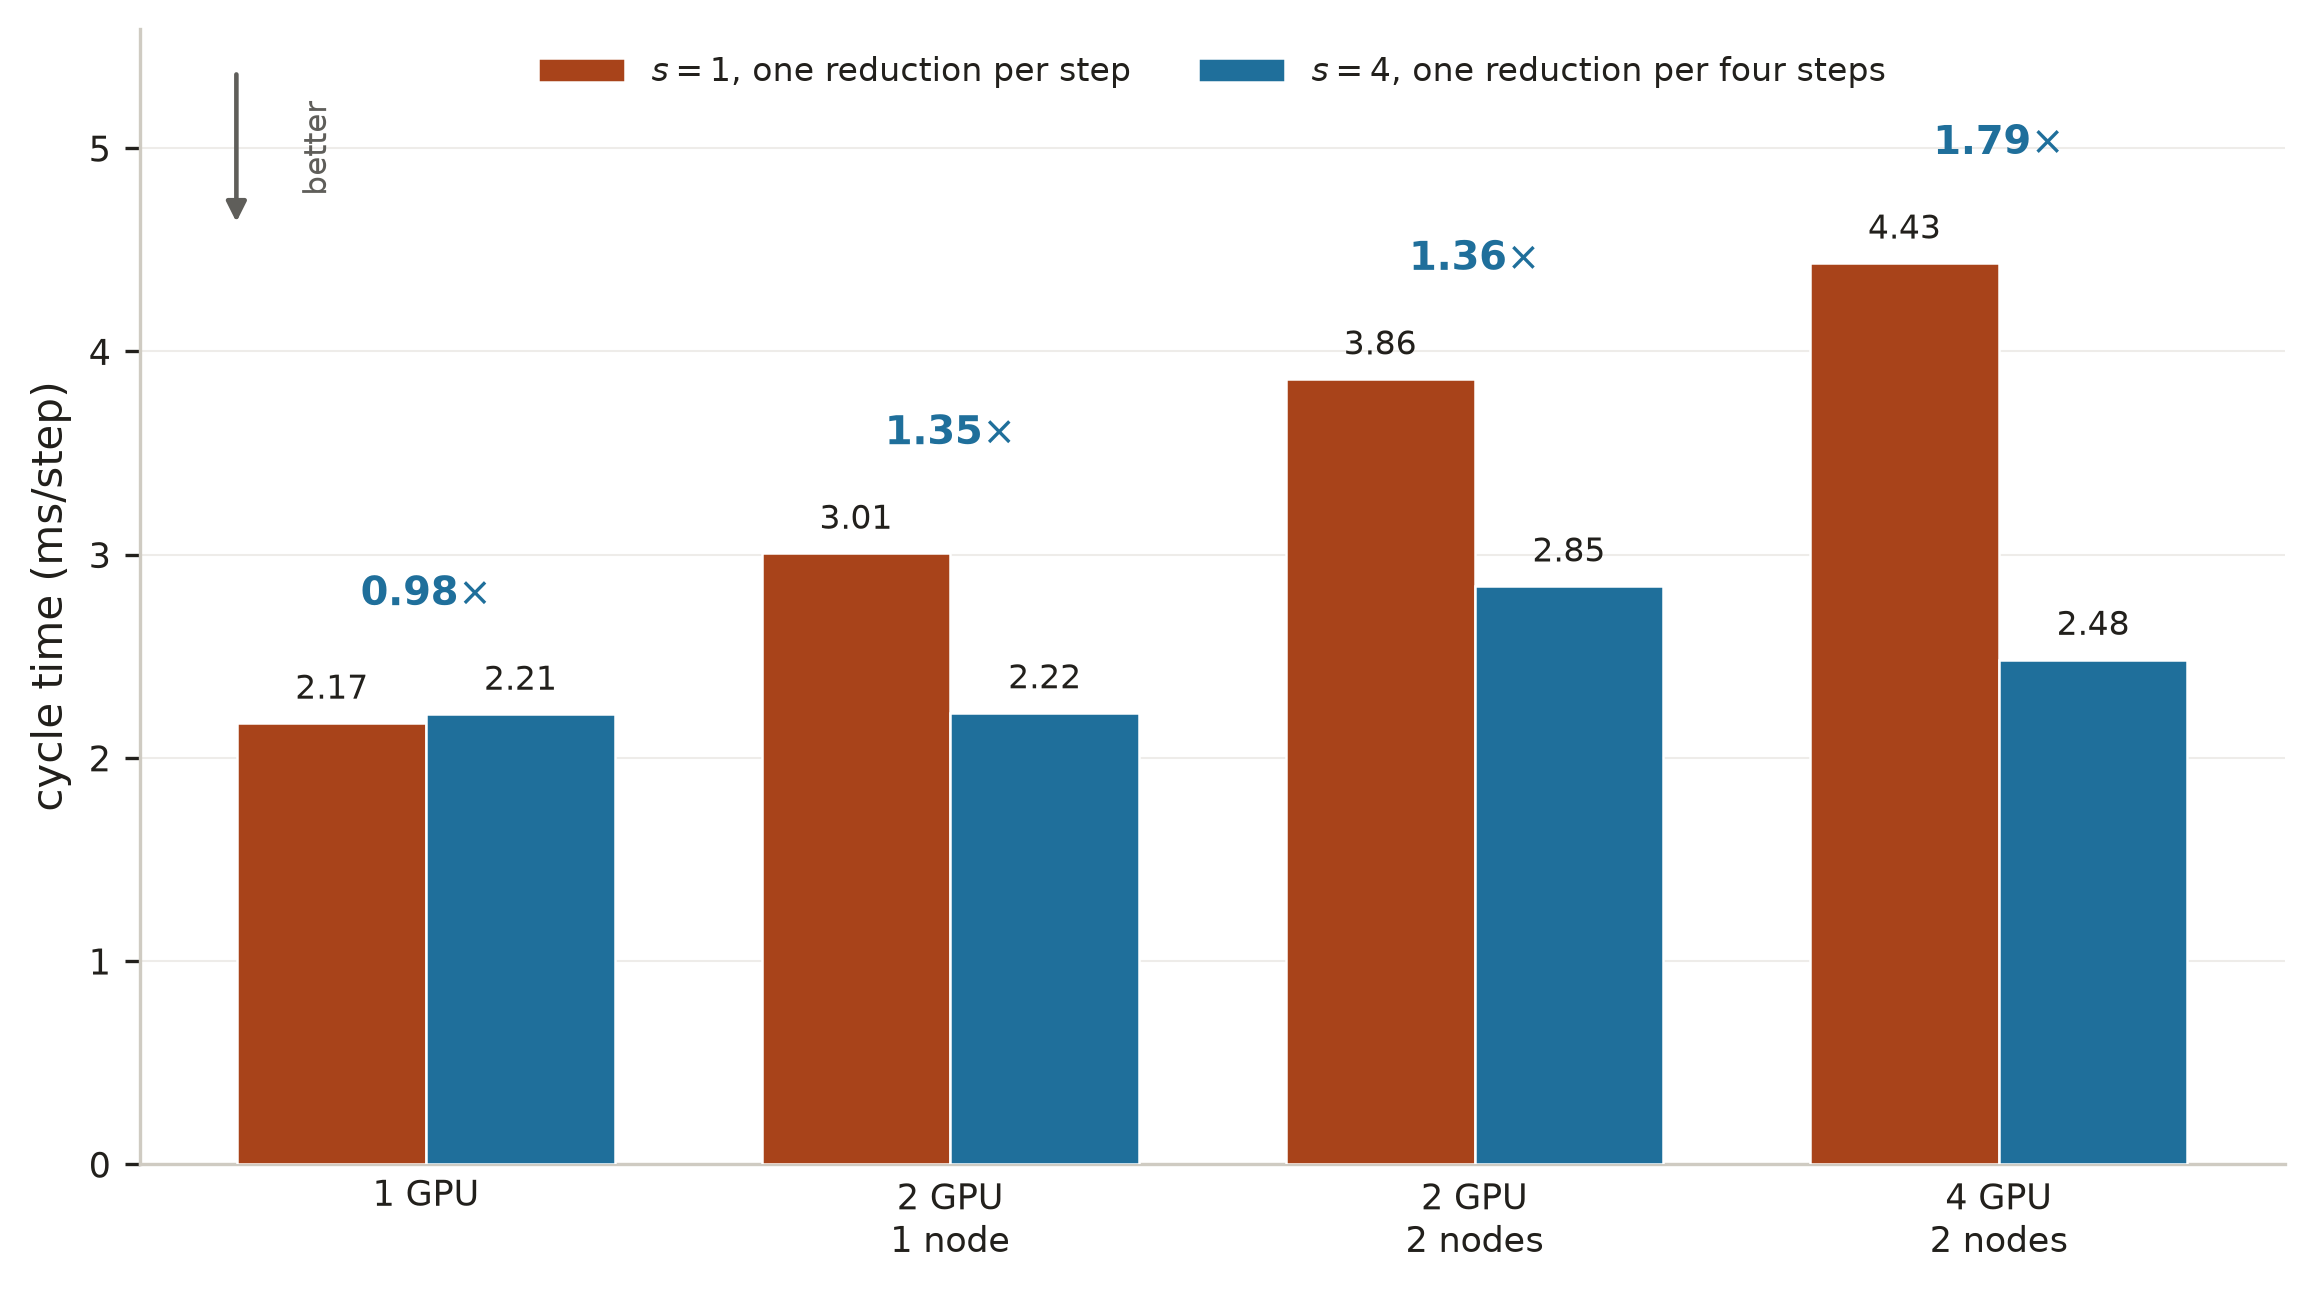

The script that drew this image:
"""Time per step as the participant topology grows, with and without s-step.

The strong-scaling ladder as a paired comparison rather than a pair of curves.
One group per arrangement, one bar per block width: s = 1 is the control that
reduces once per step, s = 4 is the treatment that reduces once per four. The
distance between the two bars in a group is what communication-avoidance buys at
that arrangement, and it is the thing the figure exists to show.

Only the exact-depth arm is drawn, and only one option. The arm because it is the
one that prices the halo at the depth the recurrence actually reaches, so the two
widths are compared at equal numerical work; the option because the two differ by
about a percent here and a second panel would spend half the figure saying so.

Source: data/ca-integrator-strong-m39, produced by
scripts/regime/ca_strong_scaling.sh.

  uv run scripts/plots/ca_step_time_ladder.py
"""
# /// script
# dependencies = ["matplotlib", "numpy"]
# ///
from __future__ import annotations

import matplotlib.pyplot as plt
import numpy as np

from figstyle import mark_better
import ca_figstyle as ca
import ca_figlib as lib

FIGURE = lib.Figure("step_time_ladder")

OPTION = "basket"
ARM = "exact-depth"
WIDTHS = (1, 4)
WIDTH_LABEL = {1: "$s = 1$, one reduction per step",
               4: "$s = 4$, one reduction per four steps"}
BAR = 0.36


def draw() -> str | None:
    all_runs = lib.load_runs(lib.STRONG)
    if not all_runs:
        return FIGURE.blocked(
            "data/ca-integrator-strong-m39 is absent; run "
            "scripts/regime/ca_strong_scaling.sh on Synge")

    # The same gate the four-panel ladder applies, narrowed to the one arm and
    # option drawn here. A group missing either width would show one bar and
    # read as a measurement rather than as a hole.
    topologies = [topology for topology, _ in lib.STRONG_TOPOLOGIES]
    expected = {(width, topology) for width in WIDTHS for topology in topologies}
    observed: dict[tuple, list[lib.Run]] = {}
    for run in all_runs:
        if run.option != OPTION or run.arm != ARM:
            continue
        observed.setdefault(
            (run.width, (run.world_gpus, run.nodes)), []).append(run)
    incomplete = [
        key for key in expected
        if len(observed.get(key, [])) != 1
        or observed[key][0].cycle_ms is None
        or not observed[key][0].recordable
        or observed[key][0].repeats < 7
        or observed[key][0].run_status != "passed"
    ]
    if incomplete:
        return FIGURE.blocked(
            f"{len(incomplete)} of {len(expected)} {OPTION}/{ARM} points are "
            "missing, duplicated, contended, or lack a passed seven-repeat timing")

    fig, ax = plt.subplots(figsize=(7.6, 4.2), constrained_layout=True)
    positions = np.arange(len(topologies), dtype=float)
    heights: dict[int, list[float]] = {}

    for index, width in enumerate(WIDTHS):
        offset = (index - (len(WIDTHS) - 1) / 2.0) * BAR
        values = [observed[(width, t)][0].cycle_ms for t in topologies]
        heights[width] = values
        ax.bar(positions + offset, values, BAR, color=ca.WIDTH_COLOR[width],
               edgecolor="white", lw=0.6, zorder=3, label=WIDTH_LABEL[width])
        for x, value in zip(positions + offset, values):
            lib.label_value(ax, x, value, f"{value:.2f}", dy=4.0, size=8.0,
                            color=ca.C_INK)

    # The ratio over each pair. It is the quantity the figure is about, and
    # leaving a reader to divide two labels by eye is leaving it unsaid.
    ratios = [heights[WIDTHS[0]][i] / heights[WIDTHS[1]][i]
              for i in range(len(topologies))]
    ceiling = max(max(v) for v in heights.values())
    for x, ratio, pair in zip(positions, ratios,
                              zip(*(heights[w] for w in WIDTHS))):
        lib.label_value(ax, x, max(pair) + ceiling * 0.11,
                        f"{ratio:.2f}$\\times$", dy=0.0, size=9.5,
                        color=ca.WIDTH_COLOR[WIDTHS[1]], weight="semibold")

    ax.set_xticks(positions)
    ax.set_xticklabels([label for _, label in lib.STRONG_TOPOLOGIES],
                       fontsize=9.0)
    ax.set_ylabel("cycle time (ms/step)")
    ax.set_ylim(0.0, ceiling * 1.26)
    lib.style_axes(ax, grid_axis="y")
    ax.tick_params(axis="x", length=0)
    # Time per step: down is the win. The bars fill the lower half, so the arrow
    # takes the one corner they never reach.
    mark_better(ax, "down", loc="upper left")
    lib.legend(ax, loc="upper center", ncol=2)

    rows = [
        {"option": OPTION, "arm": ARM, "gpus": t[0], "nodes": t[1],
         "cycle_ms_s1": heights[1][i], "cycle_ms_s4": heights[4][i],
         "speedup": ratios[i]}
        for i, t in enumerate(topologies)
    ]
    FIGURE.write(fig, rows)

    print(f"  {OPTION}, {ARM} arm")
    for (gpus, nodes), r, s1, s4 in zip(topologies, ratios,
                                        heights[1], heights[4]):
        print(f"    {gpus} GPU / {nodes} node(s): {s1:.2f} -> {s4:.2f} ms "
              f"= {r:.2f}x")
    print(f"  the ladder's headline is the widest arrangement: {ratios[-1]:.2f}x")
    print("  s = 1 climbs with every rung; s = 4 barely moves, which is the "
          "mechanism:\n  the reduction count, not the reduction cost, is what "
          "the treatment removes.")
    return None


if __name__ == "__main__":
    raise SystemExit(lib.run(FIGURE, draw))
